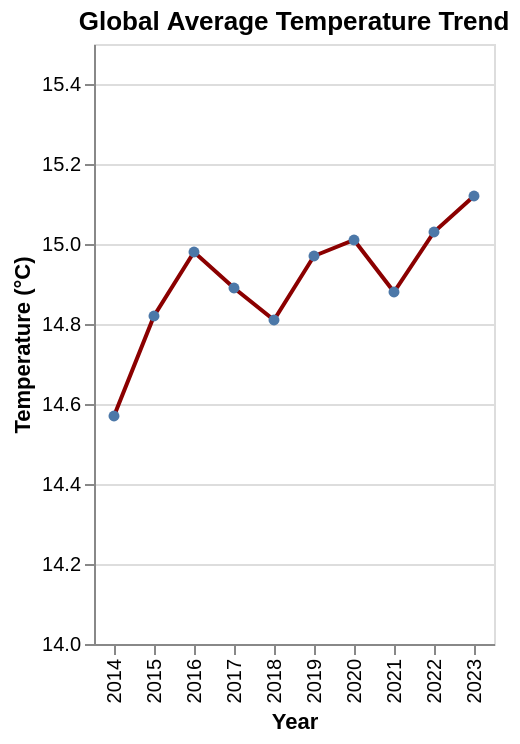

Vega-Lite specification for this chart:
### Vega-Lite specification from a JSON file in a GitHub repository (floating-point values rounded to 4 significant figures)
{"$schema": "https://vega.github.io/schema/vega-lite/v6.json", "description": "Global temperature trend", "data": {"values": [{"year": "2014", "temp": 14.57}, {"year": "2015", "temp": 14.82}, {"year": "2016", "temp": 14.98}, {"year": "2017", "temp": 14.89}, {"year": "2018", "temp": 14.81}, {"year": "2019", "temp": 14.97}, {"year": "2020", "temp": 15.01}, {"year": "2021", "temp": 14.88}, {"year": "2022", "temp": 15.03}, {"year": "2023", "temp": 15.12}]}, "mark": {"type": "line", "point": true, "strokeWidth": 2, "color": "darkred"}, "encoding": {"x": {"field": "year", "type": "ordinal", "axis": {"title": "Year"}}, "y": {"field": "temp", "type": "quantitative", "axis": {"title": "Temperature (°C)"}, "scale": {"domain": [14, 15.5]}}, "tooltip": [{"field": "year", "type": "ordinal"}, {"field": "temp", "type": "quantitative", "title": "Temp (°C)", "format": ".2f"}]}, "title": "Global Average Temperature Trend"}
